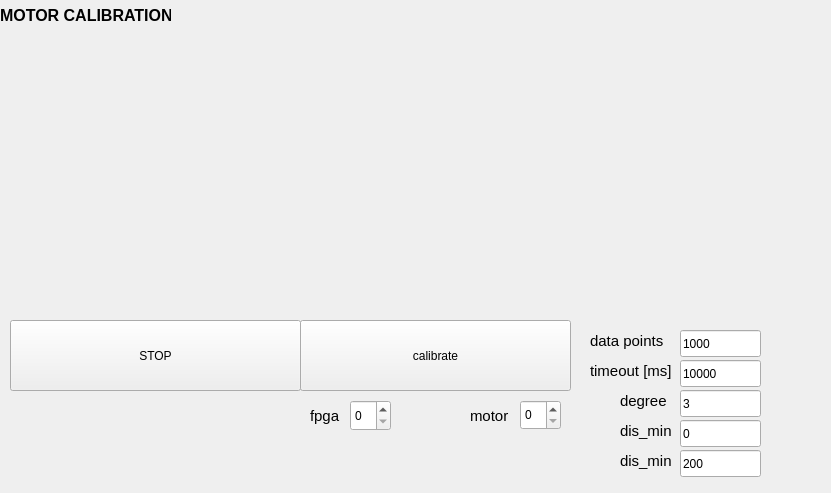
<?xml version="1.0" encoding="UTF-8"?>
<ui version="4.0">
 <class>RoboyMotorCalibration</class>
 <widget class="QWidget" name="RoboyMotorCalibration">
  <property name="geometry">
   <rect>
    <x>0</x>
    <y>0</y>
    <width>831</width>
    <height>493</height>
   </rect>
  </property>
  <property name="windowTitle">
   <string>Form</string>
  </property>
  <widget class="QSpinBox" name="fpga">
   <property name="geometry">
    <rect>
     <x>350</x>
     <y>400</y>
     <width>41</width>
     <height>31</height>
    </rect>
   </property>
   <property name="maximum">
    <number>5</number>
   </property>
  </widget>
  <widget class="QLabel" name="label">
   <property name="geometry">
    <rect>
     <x>310</x>
     <y>400</y>
     <width>41</width>
     <height>31</height>
    </rect>
   </property>
   <property name="font">
    <font>
     <pointsize>11</pointsize>
     <weight>50</weight>
     <bold>false</bold>
    </font>
   </property>
   <property name="text">
    <string>fpga</string>
   </property>
  </widget>
  <widget class="QLabel" name="label_2">
   <property name="geometry">
    <rect>
     <x>0</x>
     <y>0</y>
     <width>171</width>
     <height>31</height>
    </rect>
   </property>
   <property name="font">
    <font>
     <pointsize>12</pointsize>
     <weight>75</weight>
     <italic>false</italic>
     <bold>true</bold>
    </font>
   </property>
   <property name="text">
    <string>MOTOR CALIBRATION</string>
   </property>
  </widget>
  <widget class="QPushButton" name="stop_button_all">
   <property name="geometry">
    <rect>
     <x>10</x>
     <y>320</y>
     <width>291</width>
     <height>71</height>
    </rect>
   </property>
   <property name="text">
    <string>STOP</string>
   </property>
   <property name="checkable">
    <bool>true</bool>
   </property>
  </widget>
  <widget class="QLabel" name="label_3">
   <property name="geometry">
    <rect>
     <x>470</x>
     <y>400</y>
     <width>41</width>
     <height>31</height>
    </rect>
   </property>
   <property name="font">
    <font>
     <pointsize>11</pointsize>
     <weight>50</weight>
     <bold>false</bold>
    </font>
   </property>
   <property name="text">
    <string>motor</string>
   </property>
  </widget>
  <widget class="QSpinBox" name="motor">
   <property name="geometry">
    <rect>
     <x>520</x>
     <y>400</y>
     <width>41</width>
     <height>30</height>
    </rect>
   </property>
   <property name="maximum">
    <number>5</number>
   </property>
  </widget>
  <widget class="QPushButton" name="calibrate">
   <property name="geometry">
    <rect>
     <x>300</x>
     <y>320</y>
     <width>271</width>
     <height>71</height>
    </rect>
   </property>
   <property name="text">
    <string>calibrate</string>
   </property>
   <property name="checkable">
    <bool>true</bool>
   </property>
  </widget>
  <widget class="QLineEdit" name="displacement_min">
   <property name="geometry">
    <rect>
     <x>680</x>
     <y>420</y>
     <width>81</width>
     <height>27</height>
    </rect>
   </property>
   <property name="text">
    <string>0</string>
   </property>
  </widget>
  <widget class="QLabel" name="label_4">
   <property name="geometry">
    <rect>
     <x>620</x>
     <y>420</y>
     <width>61</width>
     <height>21</height>
    </rect>
   </property>
   <property name="font">
    <font>
     <pointsize>11</pointsize>
     <weight>50</weight>
     <bold>false</bold>
    </font>
   </property>
   <property name="text">
    <string>dis_min</string>
   </property>
  </widget>
  <widget class="QLabel" name="label_5">
   <property name="geometry">
    <rect>
     <x>620</x>
     <y>450</y>
     <width>61</width>
     <height>21</height>
    </rect>
   </property>
   <property name="font">
    <font>
     <pointsize>11</pointsize>
     <weight>50</weight>
     <bold>false</bold>
    </font>
   </property>
   <property name="text">
    <string>dis_min</string>
   </property>
  </widget>
  <widget class="QLineEdit" name="displacement_max">
   <property name="geometry">
    <rect>
     <x>680</x>
     <y>450</y>
     <width>81</width>
     <height>27</height>
    </rect>
   </property>
   <property name="text">
    <string>200</string>
   </property>
  </widget>
  <widget class="QLineEdit" name="timeout">
   <property name="geometry">
    <rect>
     <x>680</x>
     <y>360</y>
     <width>81</width>
     <height>27</height>
    </rect>
   </property>
   <property name="text">
    <string>10000</string>
   </property>
  </widget>
  <widget class="QLabel" name="label_6">
   <property name="geometry">
    <rect>
     <x>590</x>
     <y>360</y>
     <width>91</width>
     <height>21</height>
    </rect>
   </property>
   <property name="font">
    <font>
     <pointsize>11</pointsize>
     <weight>50</weight>
     <bold>false</bold>
    </font>
   </property>
   <property name="text">
    <string>timeout [ms]</string>
   </property>
  </widget>
  <widget class="QLabel" name="label_7">
   <property name="geometry">
    <rect>
     <x>620</x>
     <y>390</y>
     <width>61</width>
     <height>21</height>
    </rect>
   </property>
   <property name="font">
    <font>
     <pointsize>11</pointsize>
     <weight>50</weight>
     <bold>false</bold>
    </font>
   </property>
   <property name="text">
    <string>degree</string>
   </property>
  </widget>
  <widget class="QLineEdit" name="degree">
   <property name="geometry">
    <rect>
     <x>680</x>
     <y>390</y>
     <width>81</width>
     <height>27</height>
    </rect>
   </property>
   <property name="text">
    <string>3</string>
   </property>
  </widget>
  <widget class="QLineEdit" name="data_points">
   <property name="geometry">
    <rect>
     <x>680</x>
     <y>330</y>
     <width>81</width>
     <height>27</height>
    </rect>
   </property>
   <property name="text">
    <string>1000</string>
   </property>
  </widget>
  <widget class="QLabel" name="label_8">
   <property name="geometry">
    <rect>
     <x>590</x>
     <y>330</y>
     <width>91</width>
     <height>21</height>
    </rect>
   </property>
   <property name="font">
    <font>
     <pointsize>11</pointsize>
     <weight>50</weight>
     <bold>false</bold>
    </font>
   </property>
   <property name="text">
    <string>data points</string>
   </property>
  </widget>
  <widget class="QCustomPlot" name="load" native="true">
   <property name="geometry">
    <rect>
     <x>10</x>
     <y>30</y>
     <width>271</width>
     <height>281</height>
    </rect>
   </property>
  </widget>
  <widget class="QCustomPlot" name="adc_value" native="true">
   <property name="geometry">
    <rect>
     <x>280</x>
     <y>30</y>
     <width>271</width>
     <height>281</height>
    </rect>
   </property>
  </widget>
  <widget class="QCustomPlot" name="displacement" native="true">
   <property name="geometry">
    <rect>
     <x>550</x>
     <y>30</y>
     <width>271</width>
     <height>281</height>
    </rect>
   </property>
  </widget>
 </widget>
 <customwidgets>
  <customwidget>
   <class>QCustomPlot</class>
   <extends>QWidget</extends>
   <header>qcustomplot.h</header>
   <container>1</container>
  </customwidget>
 </customwidgets>
 <resources/>
 <connections/>
</ui>
